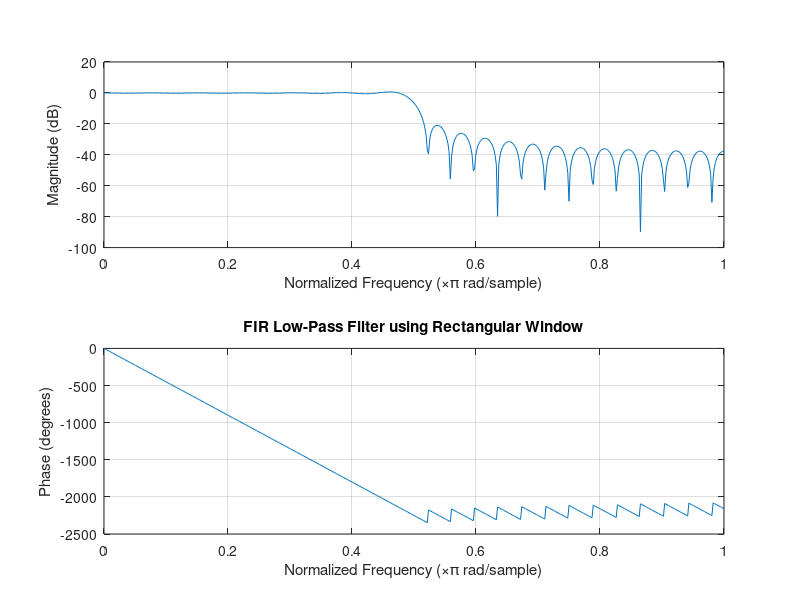
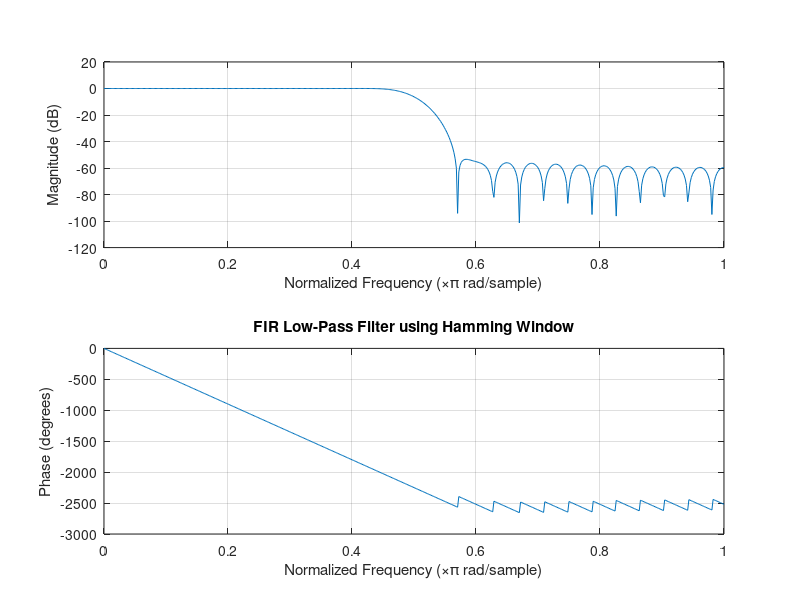
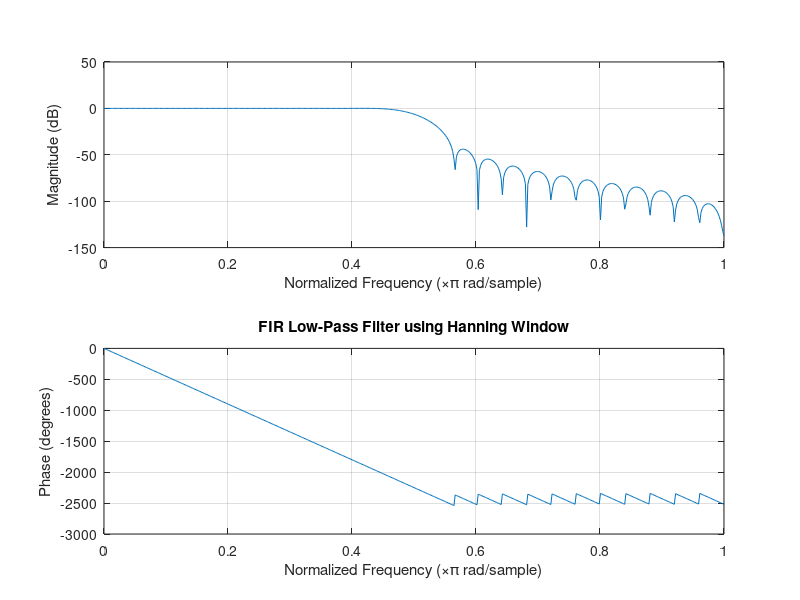

Write the MATLAB code that produced these figures, in order.
clc;
clear;
close all;

%% --- Input Parameters ---
fp = 1000;              % Passband cutoff frequency (Hz)
fs = 4000;              % Sampling frequency (Hz)
N = 50;                 % FIR filter order

% Normalized cutoff frequency
wc = fp / (fs/2);

%% --- 1. FIR Low-Pass using Rectangular Window ---
b_rect = fir1(N, wc, 'low', rectwin(N+1));

disp('--- Rectangular Window Coefficients ---');
disp(b_rect');

%% --- 2. FIR Low-Pass using Hamming Window ---
b_hamm = fir1(N, wc, 'low', hamming(N+1));

disp('--- Hamming Window Coefficients ---');
disp(b_hamm');

%% --- 3. FIR Low-Pass using Hanning Window ---
b_hann = fir1(N, wc, 'low', hanning(N+1));

disp('--- Hanning Window Coefficients ---');
disp(b_hann');

%% --- Plot Frequency Responses ---

figure;
freqz(b_rect, 1);
title('FIR Low-Pass Filter using Rectangular Window');

figure;
freqz(b_hamm, 1);
title('FIR Low-Pass Filter using Hamming Window');

figure;
freqz(b_hann, 1);
title('FIR Low-Pass Filter using Hanning Window');
